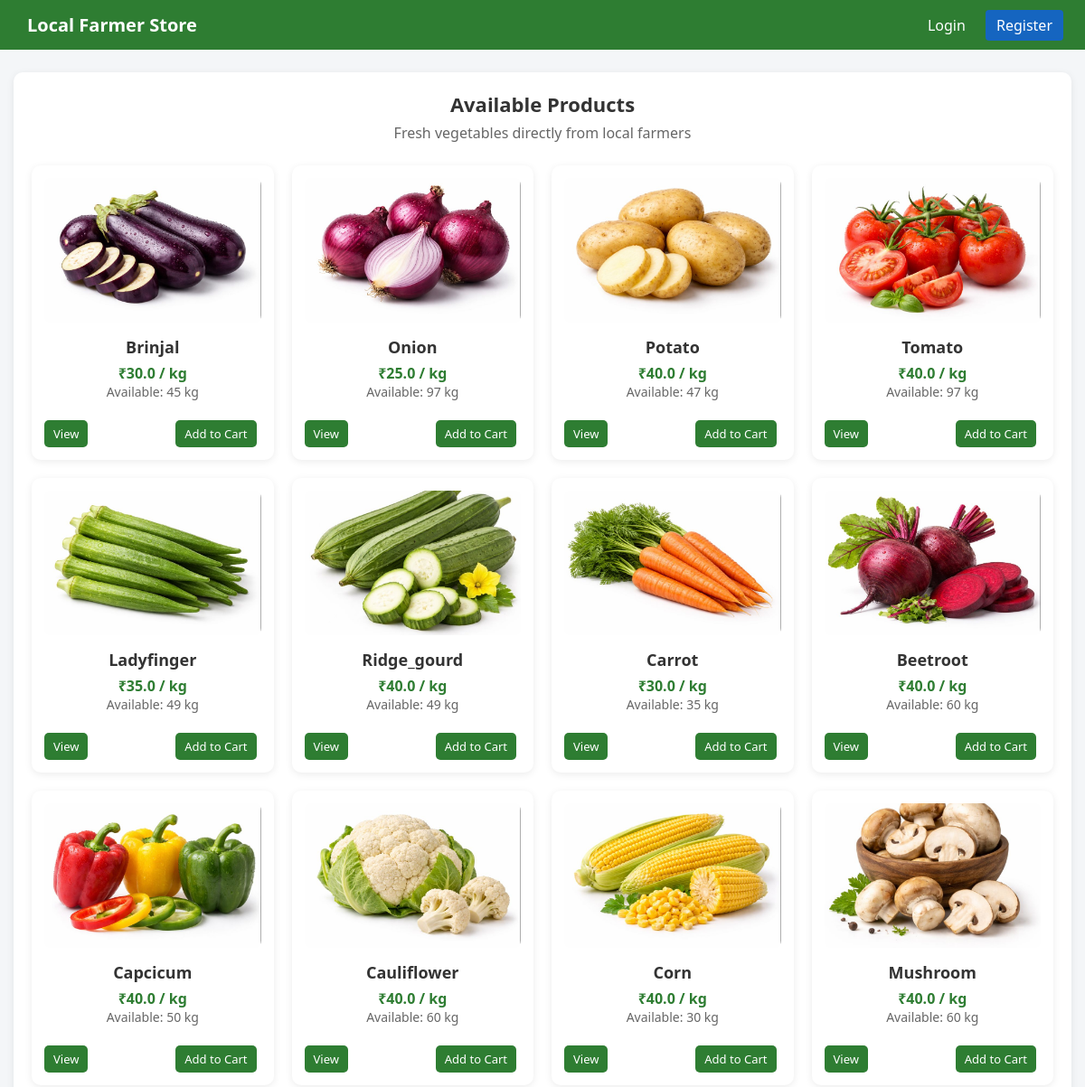
/products (upper part), run on an earlier commit of the app's database.
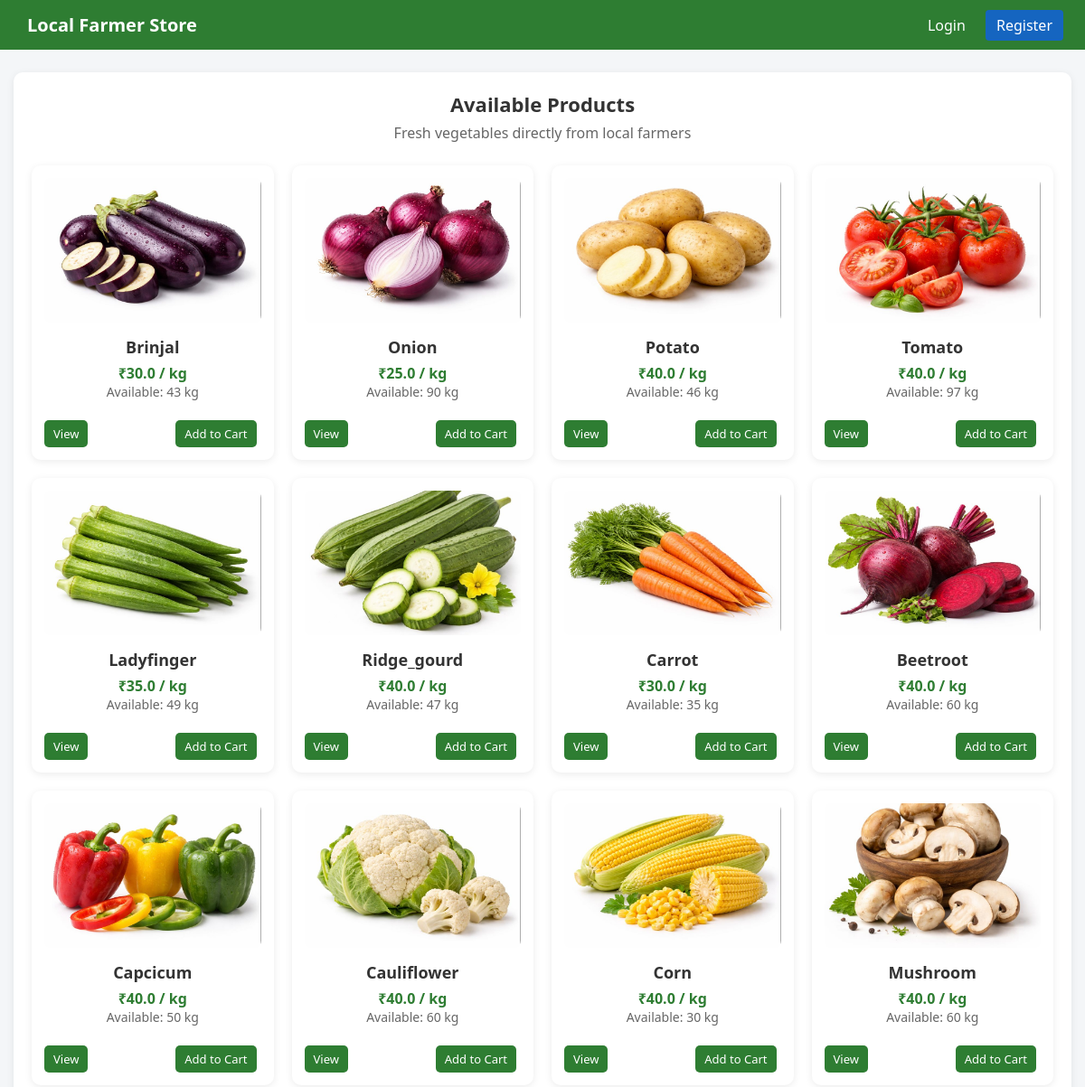
And on a later commit of the database.
### tables this page shows
CREATE TABLE products (
    id INTEGER PRIMARY KEY AUTOINCREMENT,
    name TEXT,
    price REAL,
    quantity INTEGER,
    farmer_id INTEGER
, image TEXT);

### app.py (the view)
@app.route("/products")
def products():
    db = get_db()
    products = db.execute("SELECT * FROM products").fetchall()
    return render_template("products.html", products=products)

### app.py (called while the page is built)
def get_db():
    conn = sqlite3.connect("store.db")
    conn.row_factory = sqlite3.Row
    return conn

### templates/products.html
{% extends "layout.html" %}
{% block content %}
<div class="page-box">
  <h2 class="page-title"> Available Products </h2>
  <p class="page-subtitle">Fresh vegetables directly from local farmers</p>
  <div class="product-grid">
    {% for p in products %}
      <div class="product-card">
        <img
          src="{{ url_for('static', filename='images/' ~ (p.image if p.image else 'default.jpg')) }}"
          alt="{{ p.name }}"
          class="product-img"
        >
        <h3>{{ p.name|title }}</h3>
        <p class="price">₹{{ p.price }} / kg</p>
        <p class="qty">Available: {{ p.quantity }} kg</p>
        <div class="card-actions">
          <a href="{{ url_for('product_details', product_id=p.id) }}" class="btn small">
            View
          </a>
          <a href="{{ url_for('add_to_cart', product_id=p.id) }}" class="btn small green">
            Add to Cart
          </a>
        </div>
      </div>
    {% endfor %}
  </div>
</div>
{% endblock %}

What changed in the data, as far as the page shows it:
changed products "Brinjal": quantity "45" → "43"
changed products "Onion": quantity "97" → "90"
changed products "Potato": quantity "47" → "46"
changed products "Ridge_gourd": quantity "49" → "47"
